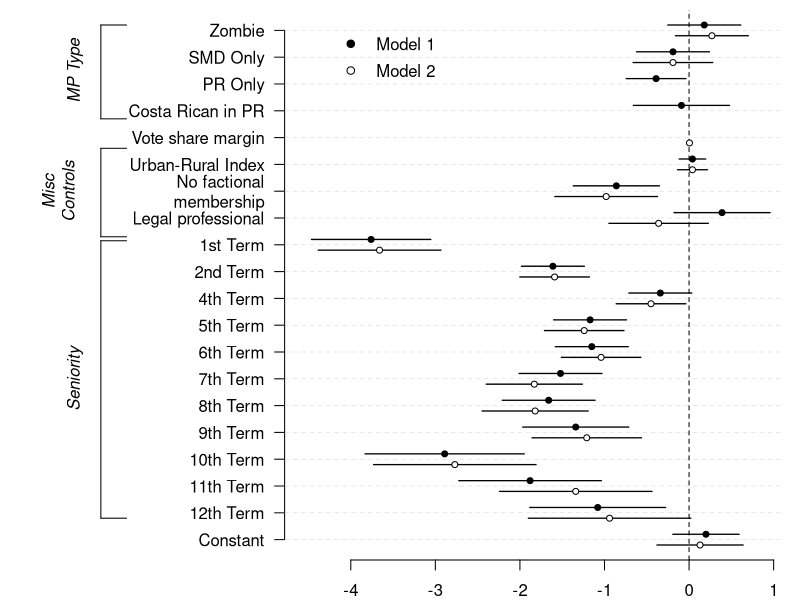

Write the R code that produced this figure.
#Create Vectors for coefs and standard errors for each model, and variable names
    #note that we  exclude "margin squared since it doesn't appear in either model

coef.vec.1<- c(0.18, -0.19,-0.39,-0.09, NA, 0.04,-0.86, 0.39,-3.76, -1.61,
    -0.34, -1.17, -1.15,-1.52, -1.66, -1.34,-2.89,-1.88,-1.08, 0.20)
se.vec.1 <-  c(0.22, 0.22, 0.18,.29, NA, 0.08,0.26,0.29,0.36,.19,0.19, 0.22,
    0.22,0.25,0.28,0.32,0.48, 0.43,0.41, 0.20)
coef.vec.2 <-  c(0.27,-0.19, NA, NA, 0.005, 0.04,-0.98,-.36,-3.66, -1.59,
     -0.45, -1.24, -1.04, -1.83, -1.82, -1.21, -2.77, -1.34, -0.94, 0.13)
se.vec.2 <- c(0.22,0.24, NA, NA, 0.004, 0.09 , .31 , .30 , .37 , .21 , .21 , .24 , .24,
     .29 , .32 , .33 , .49 , .46 , .49 , .26)
var.names <- c("Zombie" , "SMD Only", "PR Only", "Costa Rican in PR", 
    "Vote share margin", "Urban-Rural Index","No factional\nmembership",
    "Legal professional", "1st Term", "2nd Term", "4th Term",
    "5th Term","6th Term","7th Term","8th Term","9th Term","10th Term",
    "11th Term","12th Term", "Constant")

y.axis <- length(var.names):1#create indicator for y.axis, descending so that R orders vars from top to bottom on y-axis
adjust <- .2 #create object that we will use to adjust points and lines up and down to distinguish between models
    
#pdf("pekkanen_fig.pdf", height = 8, width = 7) #open pdf device
#png("pekkanen_fig.png", height = 600, width = 600)
layout(matrix(c(2,1),1,2), #in order to add variable categories and braces to left side of plot, 
    widths = c(1.5, 5))#we use layout command, create a small second panel on left side.
                #using c(2,1) in matrix command tells R to create right panel 1st
#layout.show(2) #can use this command to check results of layout command (but it must be commented out when creating PDF).

par(mar=c(2,5,.5,1))#set margins for regression plot
plot(coef.vec.1, y.axis+adjust, type = "p", axes = F, xlab = "", ylab = "", pch = 19, cex = .8, #plot model 1 coefs using black points (pch = 19, default = black), adding the "adjust amount" to the y.axis indicator to move points up
    xlim = c(min((coef.vec.1-qnorm(.975)*se.vec.1 -.1), (coef.vec.2-qnorm(.975)*se.vec.2 -.1), na.rm = T), #set xlims at mins and maximums (from both models) of confidence intervals, plus .1 to leave room at ends of plots
    max((coef.vec.1+qnorm(.975)*se.vec.1 -.1), (coef.vec.2+qnorm(.975)*se.vec.2 -.1), na.rm = T)),  #use na.rm=T since vectors have missing values
    ylim = c(min(y.axis), max(y.axis)), main = "")
axis(1,pretty(coef.vec.1, 3))#add x-axis and labels; "pretty" creates a sequence of  equally spaced nice values that cover the range of the values in 'x'-- in this case, integers
axis(2, at = y.axis, label = var.names, las = 1, tick = T)#add y-axis and labels; las = 1 makes labels perpendicular to y-axis
abline(h = y.axis, lty = 2, lwd = .5, col = "light grey")#draw light dotted line at each variable for dotplot effect
segments(coef.vec.1-qnorm(.975)*se.vec.1, y.axis+adjust, coef.vec.1+qnorm(.975)*se.vec.1, y.axis+adjust, lwd =  1.3)#draw lines connecting 95% confidence intervals
abline(v=0, lty = 2) # draw dotted line through 0 for reference line for null significance hypothesis testing

#add 2nd model
    #because we are using white points and do want the lines to go "through" points rather than over them
        #we draw lines first and the overlay points
segments(coef.vec.2-qnorm(.975)*se.vec.2, y.axis-adjust, coef.vec.2+qnorm(.975)*se.vec.2, y.axis-adjust, lwd =  1.3)#draw lines connecting 95% confidence intervals
points(coef.vec.2, y.axis-adjust, pch = 21, cex = .8, bg = "white" ) #add point estimates for 2nd model; pch = 21 uses for overlay points, and "white" for white color

#add legend (manually) to identify which dots denote model 1 and which denote model 2
#legend(-4.5, 20, c("Model 1", "Model 2"), pch = c(19,21),bty = "n")
points(-4, 19.5, pch = 19)
text(-3.7, 19.5, "Model 1", adj = 0)#left-justify text using adj  = 0
points(-4, 18.5, pch = 21)
text(-3.7, 18.5, "Model 2", adj = 0)#left-justify text using adj  = 0

############################################################################

#Create Variable Categories and Braces to go in 2nd (left) plot

par(mar=c(2,0,.5,0)) #set margins--- bottom (1st number) and top (3rd number) must be the same as in 1st plot
plot(seq(0,1,length=length(var.names)), y.axis, type = "n", axes = F,  xlab = "", ylab = "")#call empty plot using type="n"
    #use a sequence of length 20 so that x and y have same length

left.side <- .55#use this to manipulate how far segments are from y-axis
    #note:  getting braces and text in proper place requires much trial and error
segments(left.side,20.2,left.side,16.7) #add brackets around MP Type vars
segments(left.side,20.2,left.side+.15,20.2) #1 segment at a time
segments(left.side,16.7,left.side+.15,16.7)
text(.4, 18.5, "MP Type", srt = 90, font = 3)#Add text; "srt" rotates to 90 degrees, font = 3 == italics

#don't add "Electoral Strength" since it's only 1 variable

segments(left.side,15.6,left.side,12.3) #add brackets around "Misc Controls"
segments(left.side,15.6,left.side+.15,15.6) #one segment at a time
segments(left.side,12.3,left.side+.15,12.3)
text(.3, 14, "Misc\nControls", srt = 90, font = 3)#Add text; "srt" rotates to 90 degrees, font = 3 == italics

segments(left.side,12.15,left.side,1.8) #add brackets around "Seniority"
segments(left.side,12.15,left.side+.15,12.15)   #one segment at a time
segments(left.side,1.8,left.side+.15,1.8)
text(.4, 7, "Seniority", srt = 90, font = 3)#Add text; "srt" rotates to 90 degrees, font = 3 == italics

#dev.off()
